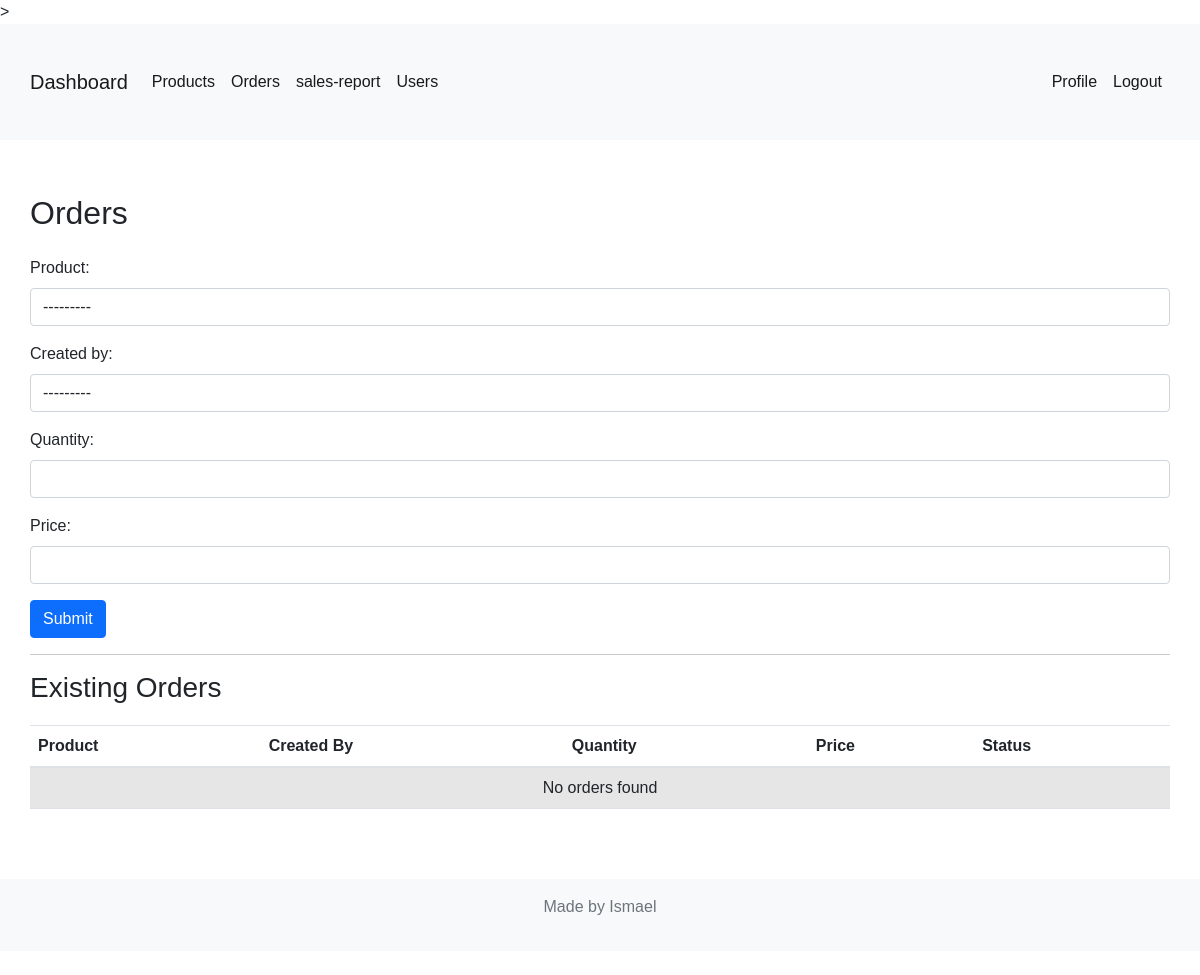
Page //orders/ (signed in) on the earlier database version.
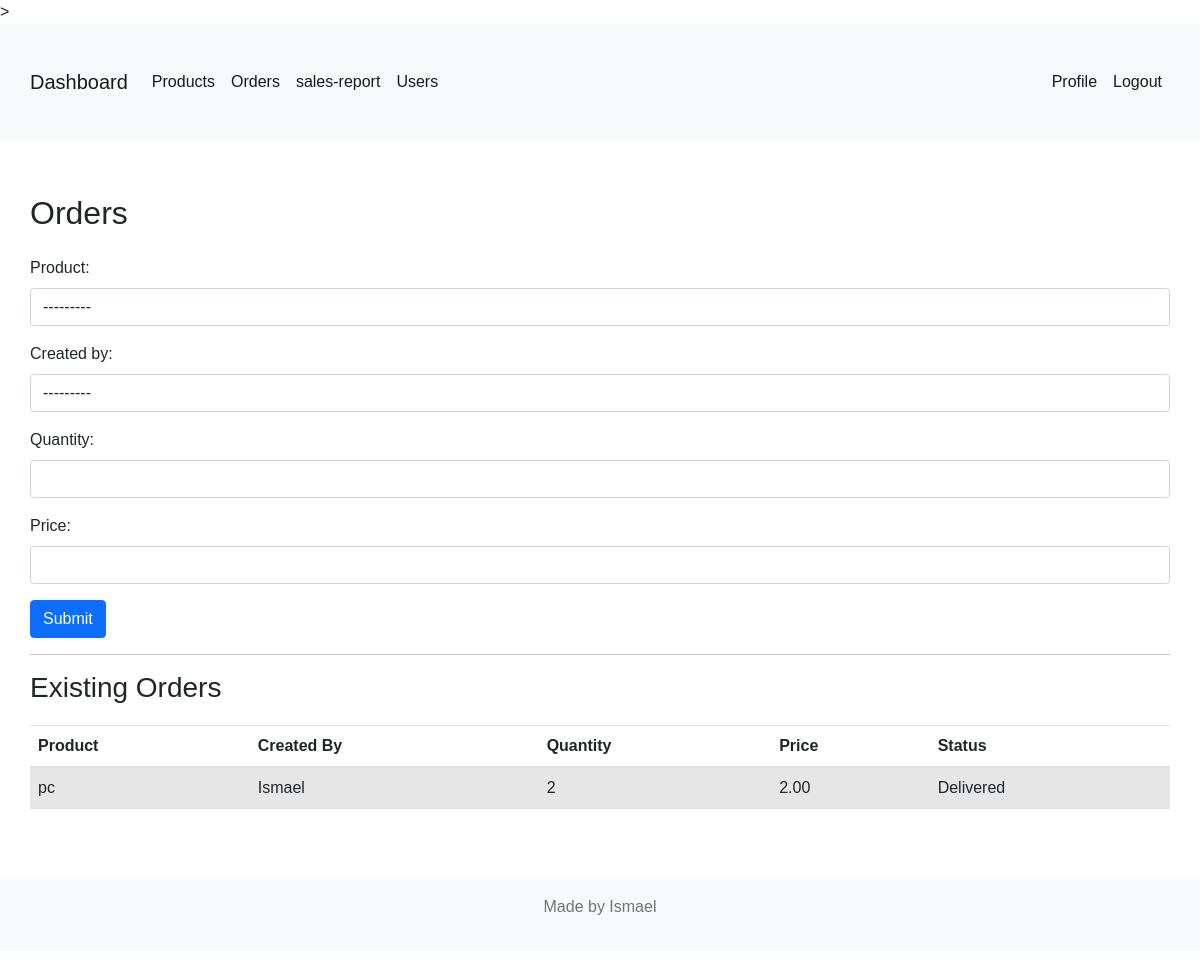
Same page on the later database version.
### stock/models.py (models this page shows, shortened)
class Order(models.Model):
    STATUS_CHOICES = [
        ('Pending', 'Pending'),
        ('Delivered', 'Delivered'),
        ('Cancelled', 'Cancelled'),
    ]
    product = models.ForeignKey(Product, on_delete=models.CASCADE)
    created_by = models.ForeignKey(User, models.CASCADE, null=True)
    quantity = models.IntegerField()
    price = models.DecimalField(max_digits=10, decimal_places=2)
    status = models.CharField(max_length=10,
                              choices=STATUS_CHOICES, default='Pending')
    created_at = models.DateTimeField(auto_now_add=True)
    updated_at = models.DateTimeField(auto_now=True)

class Product(models.Model):
    name = models.CharField(max_length=100, unique=True)  # product name field
    category = models.ForeignKey(Category, on_delete=models.CASCADE)
    description = models.TextField(blank=True, null=True)
    price = models.DecimalField(max_digits=10, decimal_places=2)
    quantity = models.PositiveIntegerField(null=True)
    serial_number = models.CharField(max_length=100, unique=True, default=uuid.uuid4)
    created_at = models.DateTimeField(auto_now_add=True)
    updated_at = models.DateTimeField(auto_now=True)
    def __str__(self):
        return self.name

### stock/views.py (the view)
# urls.py: path("orders/", views.orders, name="orders"),
@login_required(login_url='login')
def orders(request):
    orders = Order.objects.all()
    if request.method == "POST":
        form = OrderForm(request.POST)
        if form.is_valid():
            instance = form.save(commit=False)
            if instance.quantity > instance.product.quantity:
                messages.error(request, 'The quantity ordered cannot be more than the quantity available in the product.')
            elif instance.price != instance.product.price:
                messages.error(request, 'The price does not match the actual product price.')
            else:
                instance.created_by = request.user
                instance.save()
                messages.success(request, 'Order created successfully.')
                return redirect("orders")
    else:
        form = OrderForm()
    context = {"title": "Orders", "orders": orders, "form": form}
    return render(request, "stock/orders.html", context)

### stock/forms.py
class OrderForm(forms.ModelForm):
    class Meta:
        model = Order
        fields = [  # Defines the fields to be included in the form
            'product', 'created_by', 'quantity', 'price'
        ]
        widgets = {
            'product': forms.Select(attrs={'class': 'form-control'}),
            'created_by': forms.Select(attrs={'class': 'form-control'}),
            'quantity': forms.NumberInput(attrs={'class': 'form-control'}),
            'price': forms.NumberInput(attrs={'class': 'form-control'}),
            'status': forms.Select(attrs={'class': 'form-control'}), }

### stock/templates/stock/orders.html (shortened to what this page needs)
{% extends 'stock/base.html' %}
{% block content %}
<div class="container">
    <h2 class="my-4">{{ title }}</h2>
    <form method="POST">
      {{ form.as_p }}
      <button type="submit" class="btn btn-primary">Submit</button>
    </form>
    <hr>
    <h3>Existing Orders</h3>
    <table class="table table-striped">
      <thead>
        <tr>
          <th>Product</th>
          <th>Created By</th>
          <th>Quantity</th>
          <th>Price</th>
          <th>Status</th>
        </tr>
      </thead>
      <tbody>
        {% for order in orders %}
          <tr>
            <td>{{ order.product }}</td>
            <td>{{ order.created_by }}</td>
            <td>{{ order.quantity }}</td>
            <td>{{ order.price }}</td>
            <td>{{ order.get_status_display }}</td>
          </tr>
        {% empty %}
          <tr>
            <td colspan="5" class="text-center">No orders found</td>
          </tr>
        {% endfor %}
      </tbody>
    </table>
  </div>
{% endblock content %}

Differences in the rows shown:
added Order: product "pc", created_by "Ismael", quantity "2", price "2.00", status "Delivered"
Other differences:
text no longer shown: "No orders found"
